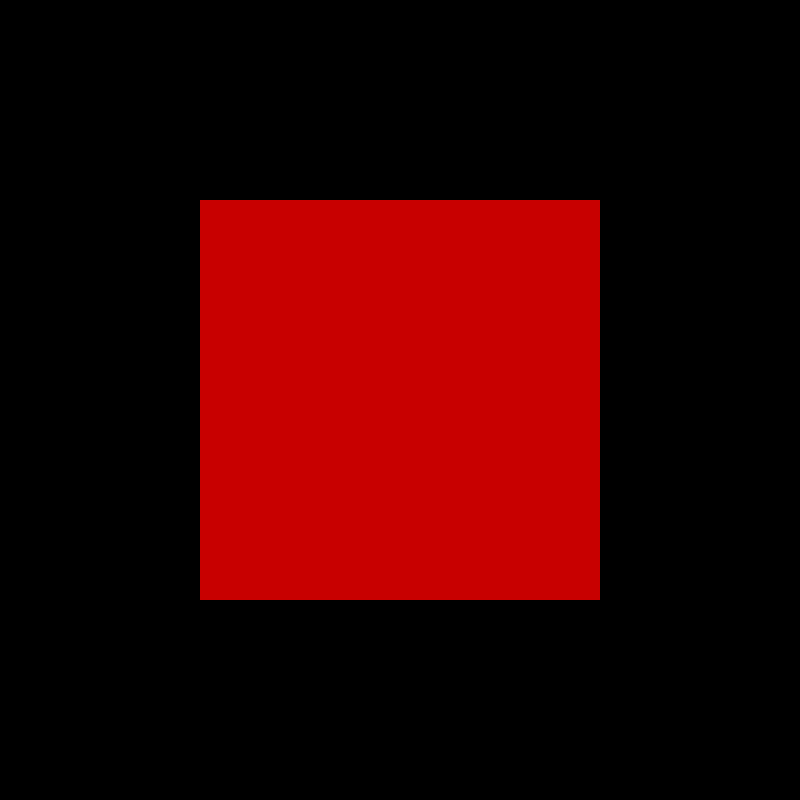
Frame 1 (no input)
Frame 60 (the mouse pressed at the canvas centre just before this capture): identical to frame 1, image omitted
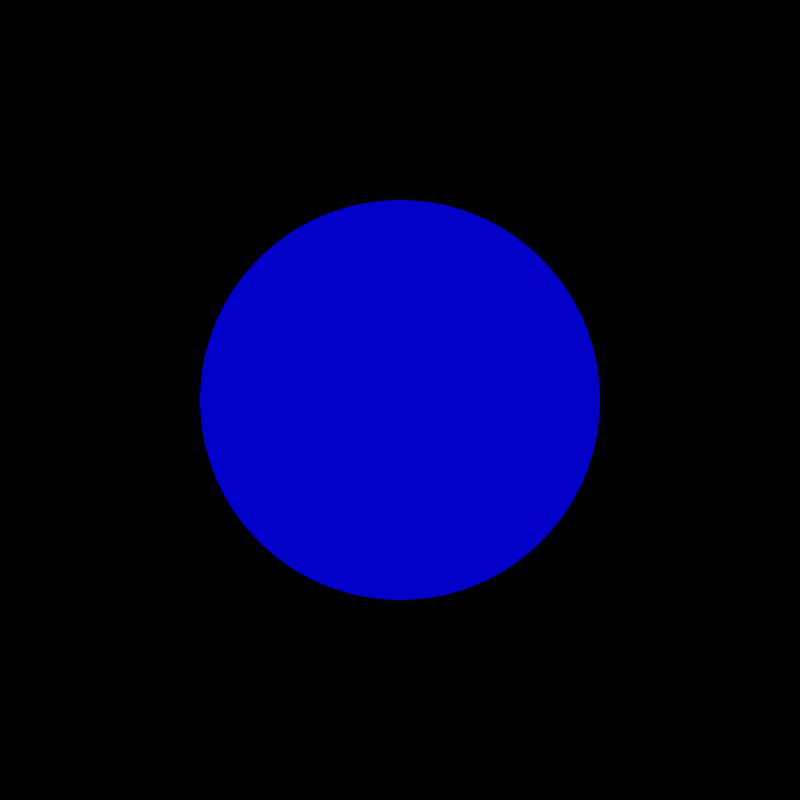
Frame 120 (the mouse held since frame 60 and released just before this capture)

The Processing sketch that drew these frames (run headless with seeded random() and noise(); from frame 60 on, the mouse is pressed at the canvas centre):

// Processing sketch: code_05_21
// ── code_05_21.pde
void setup(){
size(800, 800);
rectMode(CENTER);
}

void draw(){
  background(0);
  noStroke();
  if(!mousePressed){
    fill(200, 0, 0);
    rect(width/2, height/2, width/2, height/2);
  }else{
    fill(0, 0, 200);
    ellipse(width/2, height/2, width/2, height/2);
  }
}
